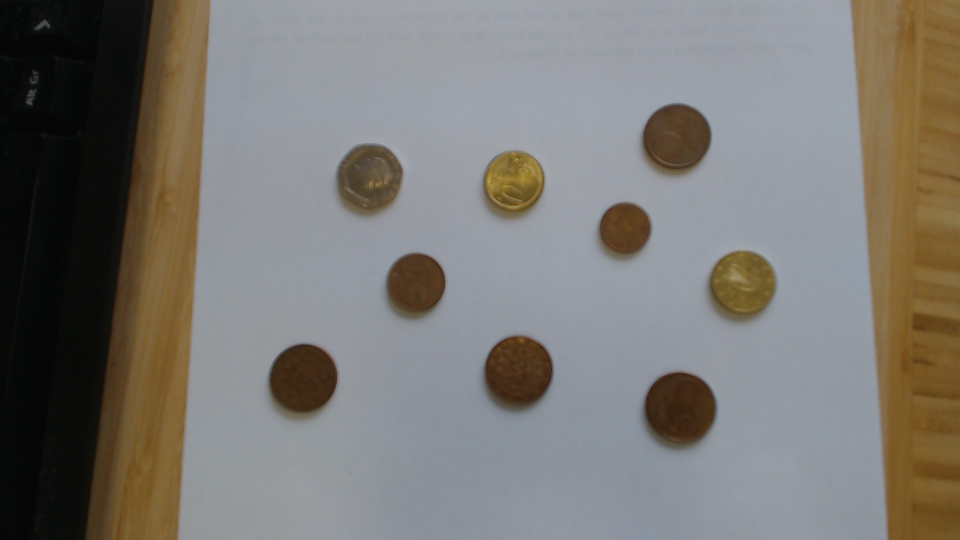
#> input picture python-node-opencv/python/example_coins.jpg, 1920 x 1080 px (shown at 1/2 size)
$ python run_file.py
#> lines starting #> are read from the running program, lines starting #| are printed output that depends on the picture; after the words box and inside, x2 and y2 are one past the last pixel; in counts of white or black regions, pixels touching at a corner belong together
### python-node-opencv/python/analysis.py
import cv2
import numpy as np
from collections import namedtuple


class BlobAnalysis:
    def __init__(self):
        params = cv2.SimpleBlobDetector_Params()
        params.minThreshold = 110
        params.maxThreshold = 255
        params.filterByColor = True
        params.blobColor = 0
        params.filterByArea = True
        params.maxArea = 150000
        self.detector = cv2.SimpleBlobDetector_create(params)

    def analyse(self, image):
        self.keypoints = self.detector.detect(image)

    def overlay_image(self, image):
        return cv2.drawKeypoints(image, self.keypoints, np.array([]), (0,0,255), cv2.DRAW_MATCHES_FLAGS_DRAW_RICH_KEYPOINTS)

    def keypoint_tuples(self):
        tuples = []

        Keypoint = namedtuple("Keypoint", "x y diameter")
        for keypoint in self.keypoints:
            (x,y) = keypoint.pt
            diameter = keypoint.size
            tuple = Keypoint(x, y, diameter)
            tuples.append(tuple)

        return tuples

### python-node-opencv/python/run_file.py
import analysis
import cv2
import os

directory = os.path.dirname(__file__)
path = os.path.join(directory, "example_coins.jpg")
im = cv2.imread(path, cv2.IMREAD_GRAYSCALE)
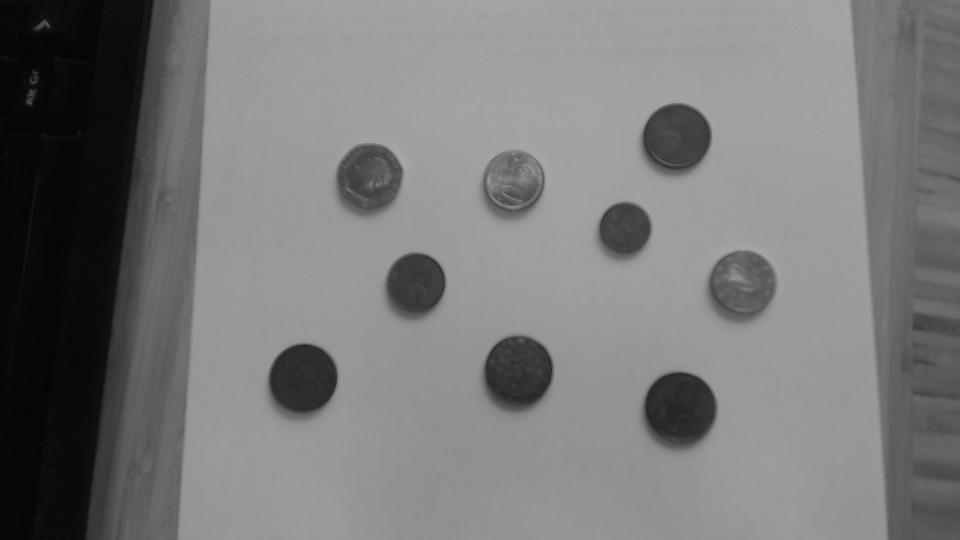
#> im: shape (1080, 1920) (shown at 1/2 size); min 2, max 172, mean 120.7
ret,thresh = cv2.threshold(im, 110, 255, cv2.THRESH_BINARY)
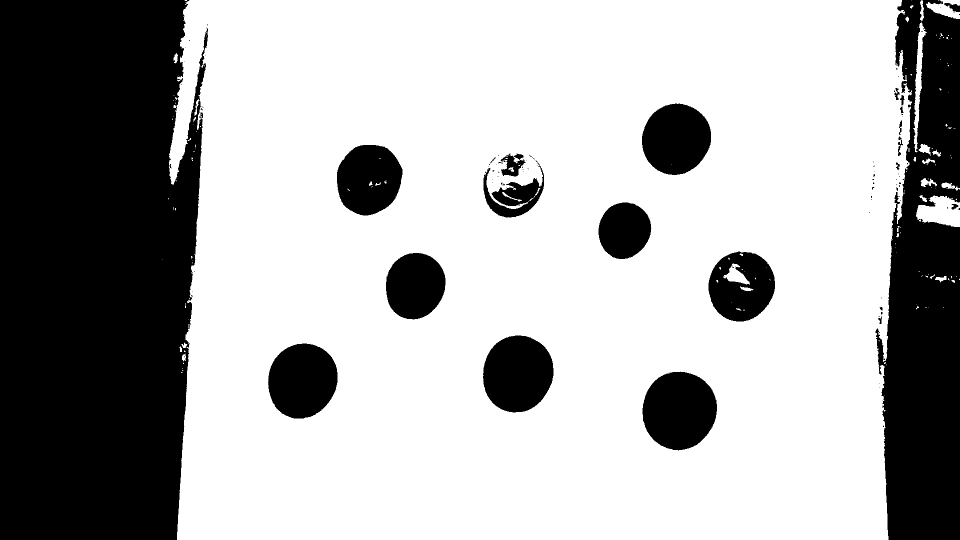
#> thresh: shape (1080, 1920) (shown at 1/2 size); 68.1% white; 103 black regions (79 under 20 px), largest, box (x1, y1, x2, y2) and area: (0, 0, 416, 1080) 403853, (1751, 0, 1920, 1080) 133978, (1285, 743, 1434, 901) 18279

analyser = analysis.BlobAnalysis()
analyser.analyse(im)
#> in analyse, `self.keypoints = self.detector.detect(image)`: self.keypoints = 9 keypoints; (x, y, size): (1357, 823, 161.8), (1034, 749, 157.1), (604, 763, 153), (1351, 280, 147.1), (1482, 575, 145.8), (736, 361, 144.1), (1024, 372, 139.6), (829, 573, 134.2), (1248, 463, 116.4)
im_with_keypoints = analyser.overlay_image(im)
print(analyser.keypoint_tuples())
#> the loop in keypoint_tuples, `for keypoint in self.keypoints:` made 9 passes
#> (x, y, diameter) on passes 1 to 9: (1357.1, 822.5, 161.8), (604.2, 763.1, 153), (1034.2, 749.5, 157.1), (829.4, 573, 134.2), (1481.7, 575.1, 145.8), (1247.5, 462.8, 116.4), (736.4, 361.4, 144.1), (1351.2, 279.8, 147.1), (1024.2, 372.2, 139.6)
#> after the loop in keypoint_tuples, `for keypoint in self.keypoints:`: tuples = [(1357.1, 822.5, 161.8), (604.2, 763.1, 153), (1034.2, 749.5, 157.1), (829.4, 573, 134.2), (1481.7, 575.1, 145.8), (1247.5, 462.8, 116.4), (736.4, 361.4, 144.1), (1351.2, 279.8, 147.1), (1024.2, 372.2, 139.6)]
cv2.imshow("Detected", im_with_keypoints)
cv2.waitKey(0)
